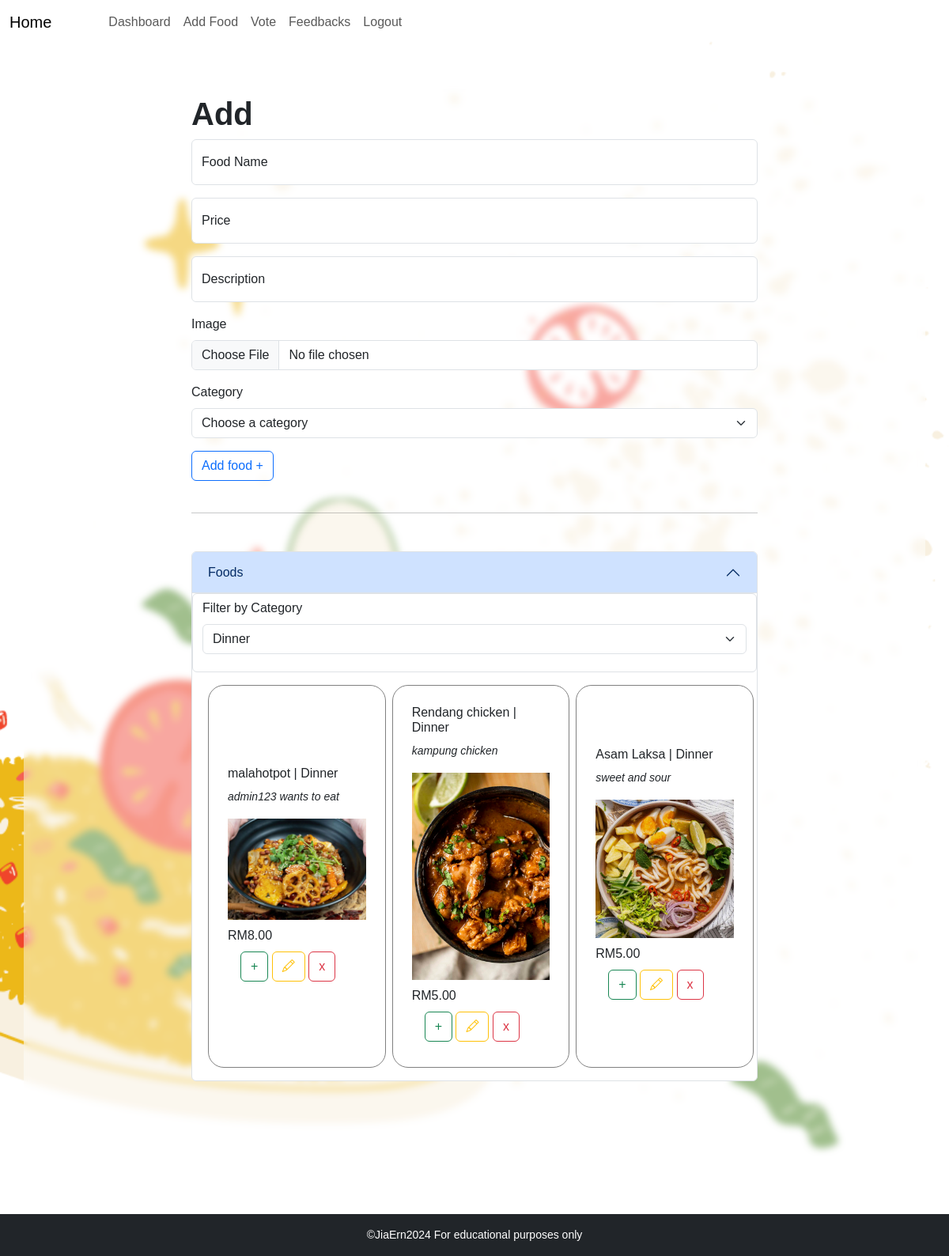
Page /views/pages/add_food.php?category_id=3 (signed in) on the committed database.
### tables this page shows
CREATE TABLE `foods` (
  `id` int(11) NOT NULL,
  `name` varchar(255) NOT NULL,
  `price` decimal(10,2) NOT NULL,
  `description` text DEFAULT NULL,
  `image` varchar(255) DEFAULT NULL,
  `category_id` int(11) NOT NULL,
  `isActive` tinyint(1) NOT NULL
);

CREATE TABLE `categories` (
  `id` int(11) NOT NULL,
  `name` varchar(255) NOT NULL
);

### views/pages/add_food.php (the view, shortened to what this page needs)
<?php
function get_content(){
    require_once '../../controllers/connection.php';
    $query = "SELECT * FROM categories;";
    $cat_result = mysqli_query($cn, $query);
    $categories = mysqli_fetch_all($cat_result, MYSQLI_ASSOC);
    $selected_category = isset($_GET['category_id']) ? $_GET['category_id'] : null;
    if ($selected_category) {
        $foods_query = "
            SELECT foods.*, categories.name as category_name
            FROM foods
            JOIN categories ON foods.category_id = categories.id
            WHERE foods.category_id = '$selected_category'
        ";
    } else {
        $foods_query = "
            SELECT foods.*, categories.name as category_name
            FROM foods
            JOIN categories ON foods.category_id = categories.id
        ";
    }
    $foods_result = mysqli_query($cn, $foods_query);
    $foods = mysqli_fetch_all($foods_result, MYSQLI_ASSOC);
?>
<link rel="stylesheet" href="../../css/dashboard.css">
<div class="container pt-3 pb-5 dashboard-section mb-5 my-md-5">
    <div class="row mx-auto">
        <div class="col-md-8 mx-auto">
            <h1><b>Add</b></h1>
            <form method="POST" action="/controllers/foods/add.php" enctype="multipart/form-data">
                <div class="mb-3 form-floating">
                    <input type="text" name="food_name" class="form-control" placeholder="Food Name" id="floatingInput1"/>
                    <label for="floatingInput1">Food Name</label>
                </div>
                <div class="mb-3 form-floating">
                    <input type="number" name="price" class="form-control" placeholder="Price" id="floatingInput2"/>
                    <label for="floatingInput2">Price</label>
                </div>
                <div class="mb-3 form-floating">
                    <input type="text" name="description" class="form-control" placeholder="Description" id="floatingInput"/>
                    <label for="floatingInput">Description</label>
                </div>
                <div class="mb-3">
                    <label class="form-label" for="imge">Image</label>
                    <input type="file" name="image" class="form-control" id="imge"/>
                </div>
                <div class="mb-3">
                    <label class="form-label" for="category_id">Category</label>
                    <select class="form-select" name="category_id" id="category_id">
                        <option selected disabled>Choose a category</option>
                    </select>
                </div>
                <button class="btn btn-outline-primary">Add food +</button>
            </form>
            <br>
            <hr>
            <div class="d-flex mt-5 row gap-2">
            <div class="accordion" id="accordionExample">
                <div class="accordion-item">
                    <h5 class="accordion-header">
                    <button class="accordion-button" type="button" data-bs-toggle="collapse" data-bs-target="#collapseOne" aria-expanded="true" aria-controls="collapseOne">
                        Foods
                    </button>
                    <form method="GET" action="" class=" form-control">
                        <div class="mb-3">
                            <label class="form-label" for="filter_category_id">Filter by Category</label>
                            <select class="form-select" name="category_id" id="filter_category_id" onchange="this.form.submit()">
                                <?php foreach($categories as $category): ?>
                                    <option value="<?php echo $category['id'] ?>" <?php echo $selected_category == $category['id'] ? 'selected' : '' ?>>
                                        <?php echo $category['name'] ?>
                                    </option>
                                <?php endforeach; ?>
                            </select>
                        </div>
                    </form>
                    </h5>
                    <div id="collapseOne" class="accordion-collapse collapse show" data-bs-parent="#accordionExample">
                    <div class="accordion-body d-flex overflow-x-scroll gap-2">
                    <?php foreach($foods as $food): ?>
                        <div class="d-flex flex-column col-md-4 p-4 foods justify-content-center">
                            <h6><?php echo $food['name']; ?> | <?php echo $food['category_name']; ?></h6>
                            <p><small><i><?php echo $food['description']?></i></small></p>
                            <img src="<?php echo $food['image']; ?>" class="img-fluid mb-2" style="width: 200px;"/>
                            RM<?php echo $food['price']; ?><br>
                            <div class="align-middle my-2">
                                <a class="btn btn-outline-success ms-3" href="../../controllers/votes/actions.php?id=<?php echo $food['id']?>&a=1&cat=<?php echo $food['category_id']?>" data-toggle="tooltip" data-placement="bottom" title="Add to today's vote option">+</a>
                                <button class="btn btn-outline-warning" type="button" data-bs-toggle="collapse" data-bs-target="#collapseExample-<?php echo $food['id']?>" aria-expanded="false" aria-controls="collapseExample"><i class="bi bi-pencil"></i></button>
                                <a href="/controllers/foods/delete.php?id=<?php echo $food['id']?>" class="btn btn-outline-danger" title="Delete">x</a>
                            </div>
                        </div>
                    <?php endforeach; ?>
                    </div>
                    </div>
                </div>
            </div>
            <div class="mb-5 mt-3">
            <?php foreach($foods as $food): ?>
            </div>
            <?php endforeach;?>
<?php
    }
    require_once '../template/layout.php'
?>

### css/dashboard.css (style rules this page uses)
body { overflow-x: hidden; font-family: "Franklin Gothic Medium", "Arial Narrow", Arial, sans-serif; background-image: url(/images/dashboard_bg.png); background-size: cover; background-repeat: none; }
.dashboard-section { background-color: rgba(255, 255, 255, 0.444); backdrop-filter: blur(5px); padding: 15px; border-radius: 20px; }
.foods { background-color: white; border-radius: 20px; transition: 0.3s; border: 1px solid grey; }

### rows in the picture
foods: name "malahotpot", category.name "Dinner", description "admin123 wants to eat", image (picture), price "8.00"
foods: name "Rendang chicken", category.name "Dinner", description "kampung chicken", image (picture), price "5.00"
foods: name "Asam Laksa", category.name "Dinner", description "sweet and sour", image (picture), price "5.00"

### other values in the picture
form field category_id "Dinner"
